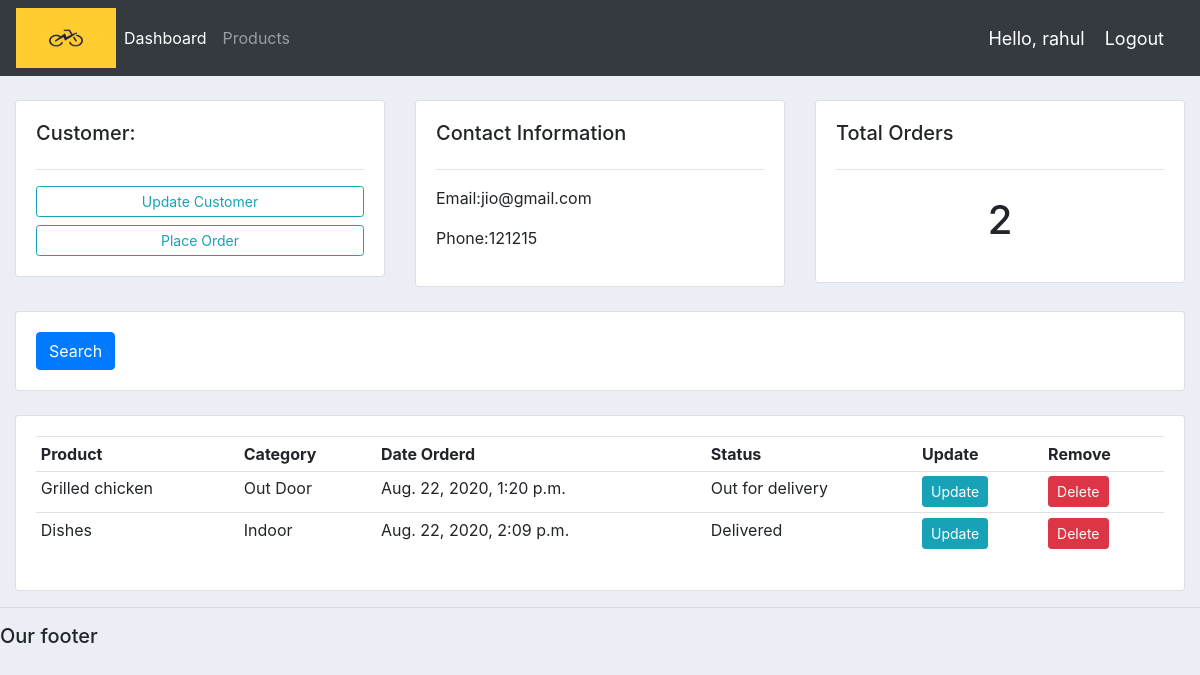
The page /customer/1/ (signed in) on the database as committed earlier.
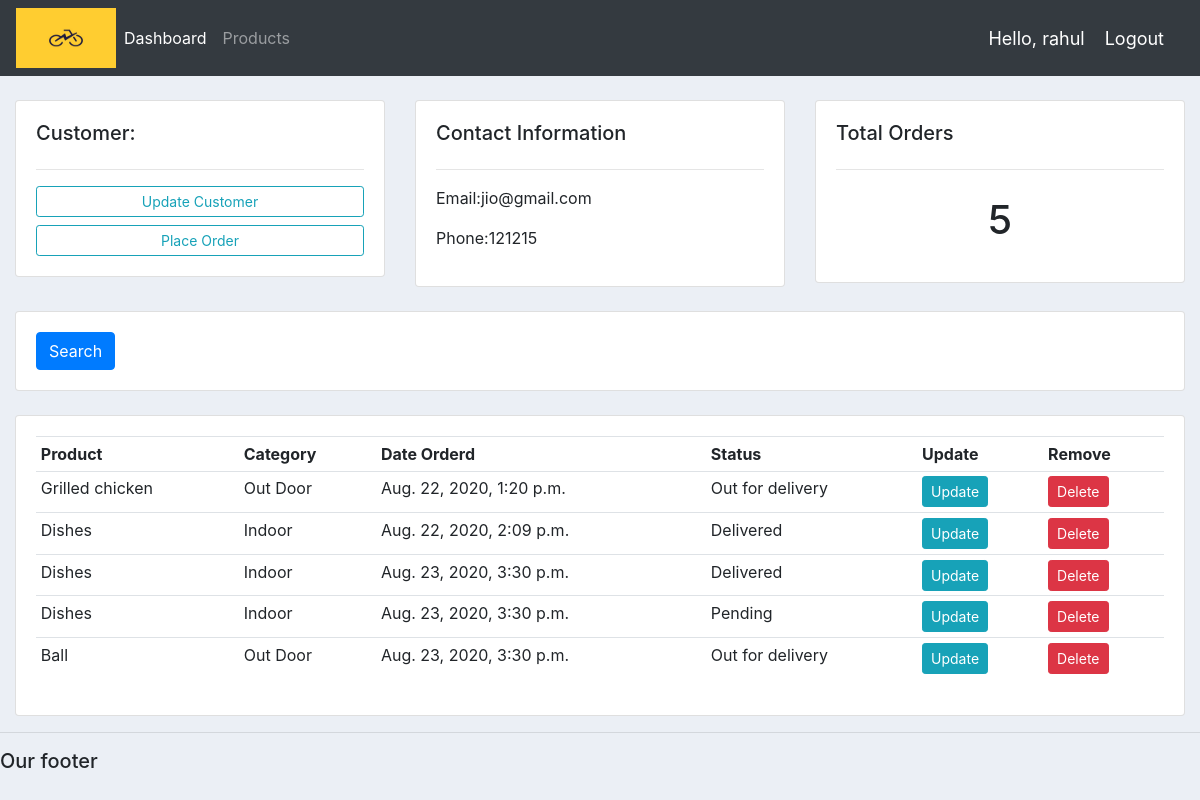
The same page on the database as committed later.
### accounts/models.py (models this page shows, shortened)
class Order(models.Model):
    STATUS = (
        ('Pending','Pending'),
        ('Out for delivery','Out for delivery'),
        ('Delivered','Delivered'),
    )
    customer = models.ForeignKey(Customer,null=True,on_delete= models.SET_NULL)
    product = models.ForeignKey(Product,null=True,on_delete= models.SET_NULL)
    date_created = models.DateTimeField(auto_now_add=True,null=True)
    status = models.CharField(max_length=200,null=True,choices=STATUS)

class Product(models.Model):
    CATEGORY = (
        ('Indoor','Indoor'),
        ('Out Door','Out Door'),
    )
    name = models.CharField(max_length=200,null=True)
    price = models.FloatField(null=True)
    category = models.CharField(max_length=200,null=True,choices=CATEGORY)
    description = models.CharField(max_length=200,null=True,blank=True)
    date_created = models.DateTimeField(auto_now_add=True,null=True)
    tags = models.ManyToManyField(Tag)
    def __str__(self):
        return self.name

### accounts/views.py (the view)
# urls.py: path('customer/<str:pk_test>/', views.customer, name='customer'),
@login_required(login_url='login')
def customer(request,pk_test):
    customer = Customer.objects.get(id=pk_test)
    orders = customer.order_set.all()
    order_count = orders.count()
    context = {'customer':customer,'orders':orders,'order_count':order_count,}
    return render(request,"customer.html",context)

### templates/customer.html
{%  extends 'main.html' %}
{% block content %}
	<br>
<div class="row">
	<div class="col-md">
		<div class="card card-body">
			<h5>Customer:</h5>
			<hr>
			<a class="btn btn-outline-info  btn-sm btn-block" href="">Update Customer</a>
			<a class="btn btn-outline-info  btn-sm btn-block" href="{% url 'create_order' customer.id %}">Place Order</a>
		</div>
	</div>
	<div class="col-md">
		<div class="card card-body">
			<h5>Contact Information</h5>
			<hr>
			<p>Email:{{customer.email}} </p>
			<p>Phone:{{customer.phone}} </p>
		</div>
	</div>
	<div class="col-md">
		<div class="card card-body">
			<h5>Total Orders</h5>
			<hr>
			<h1 style="text-align: center;padding: 10px">{{order_count}}</h1>
		</div>
	</div>
</div>
<br>
<div class="row">
	<div class="col">
		<div class="card card-body">
			<form method="get">
		    <button class="btn btn-primary" type="submit">Search</button>
		  	</form>
		</div>
	</div>
</div>
<br>
<div class="row">
	<div class="col-md">
		<div class="card card-body">
			<table class="table table-sm">
				<tr>
					<th>Product</th>
					<th>Category</th>
					<th>Date Orderd</th>
					<th>Status</th>
					<th>Update</th>
					<th>Remove</th>
				</tr>
				{% for order in orders %}
				<tr>
					<td>{{order.product}}</td>
					<td>{{order.product.category}}</td>
					<td>{{order.date_created}}</td>
					<td>{{order.status}}</td>
					<td><a class="btn btn-sm btn-info" href="{% url 'update_order' order.id %}">Update</a></td>
					<td><a class="btn btn-sm btn-danger" href="{% url 'delete_order' order.id %}">Delete</a></td>
				</tr>
				{% endfor %}
			</table>
		</div>
	</div>
</div>
{% endblock %}

Rows that differ between the two databases and show on the page:
added Order: product "Dishes", product.category "Indoor", date_created "Aug. 23, 2020, 3:30 p.m.", status "Delivered"
added Order: product "Dishes", product.category "Indoor", date_created "Aug. 23, 2020, 3:30 p.m.", status "Pending"
added Order: product "Ball", product.category "Out Door", date_created "Aug. 23, 2020, 3:30 p.m.", status "Out for delivery"
Other text that changed with them:
{{ order_count }}: "2" → "5"
